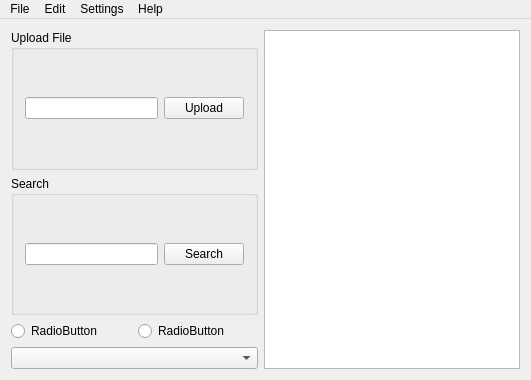
<?xml version="1.0" encoding="UTF-8"?>
<ui version="4.0">
 <class>MainWindow</class>
 <widget class="QMainWindow" name="MainWindow">
  <property name="geometry">
   <rect>
    <x>0</x>
    <y>0</y>
    <width>531</width>
    <height>380</height>
   </rect>
  </property>
  <property name="windowTitle">
   <string>MainWindow</string>
  </property>
  <widget class="QWidget" name="centralWidget">
   <layout class="QVBoxLayout" name="verticalLayout_2">
    <item>
     <layout class="QHBoxLayout" name="horizontalLayout_5">
      <item>
       <layout class="QVBoxLayout" name="verticalLayout">
        <item>
         <widget class="QGroupBox" name="groupBox">
          <property name="title">
           <string>Upload File</string>
          </property>
          <layout class="QHBoxLayout" name="horizontalLayout">
           <item>
            <widget class="QLineEdit" name="lineEdit"/>
           </item>
           <item>
            <widget class="QPushButton" name="pushButton">
             <property name="text">
              <string>Upload</string>
             </property>
            </widget>
           </item>
          </layout>
         </widget>
        </item>
        <item>
         <widget class="QGroupBox" name="groupBox_2">
          <property name="title">
           <string>Search</string>
          </property>
          <layout class="QHBoxLayout" name="horizontalLayout_2">
           <item>
            <widget class="QLineEdit" name="lineEdit_2"/>
           </item>
           <item>
            <widget class="QPushButton" name="pushButton_2">
             <property name="text">
              <string>Search</string>
             </property>
            </widget>
           </item>
          </layout>
         </widget>
        </item>
        <item>
         <layout class="QHBoxLayout" name="horizontalLayout_3">
          <item>
           <widget class="QRadioButton" name="radioButton">
            <property name="text">
             <string>RadioButton</string>
            </property>
           </widget>
          </item>
          <item>
           <widget class="QRadioButton" name="radioButton_2">
            <property name="text">
             <string>RadioButton</string>
            </property>
           </widget>
          </item>
         </layout>
        </item>
        <item>
         <widget class="QComboBox" name="comboBox"/>
        </item>
       </layout>
      </item>
      <item>
       <widget class="QGraphicsView" name="graphicsView"/>
      </item>
     </layout>
    </item>
   </layout>
  </widget>
  <widget class="QMenuBar" name="menuBar">
   <property name="geometry">
    <rect>
     <x>0</x>
     <y>0</y>
     <width>531</width>
     <height>22</height>
    </rect>
   </property>
   <widget class="QMenu" name="menuFile">
    <property name="title">
     <string>File</string>
    </property>
   </widget>
   <widget class="QMenu" name="menuSettings">
    <property name="title">
     <string>Settings</string>
    </property>
   </widget>
   <widget class="QMenu" name="menuHelp">
    <property name="title">
     <string>Help</string>
    </property>
   </widget>
   <widget class="QMenu" name="menuEdit">
    <property name="title">
     <string>Edit</string>
    </property>
   </widget>
   <addaction name="menuFile"/>
   <addaction name="menuEdit"/>
   <addaction name="menuSettings"/>
   <addaction name="menuHelp"/>
  </widget>
 </widget>
 <layoutdefault spacing="6" margin="11"/>
 <resources/>
 <connections/>
</ui>
